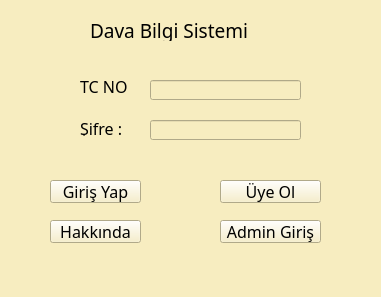
<?xml version="1.0" encoding="UTF-8"?>
<ui version="4.0">
 <class>Form</class>
 <widget class="QWidget" name="Form">
  <property name="geometry">
   <rect>
    <x>0</x>
    <y>0</y>
    <width>381</width>
    <height>297</height>
   </rect>
  </property>
  <property name="windowTitle">
   <string>Form</string>
  </property>
  <property name="styleSheet">
   <string notr="true">background-color:#F7EDC0;
color:black</string>
  </property>
  <widget class="QLabel" name="label">
   <property name="geometry">
    <rect>
     <x>80</x>
     <y>80</y>
     <width>47</width>
     <height>13</height>
    </rect>
   </property>
   <property name="font">
    <font>
     <family>MS Gothic</family>
     <pointsize>12</pointsize>
    </font>
   </property>
   <property name="text">
    <string>TC NO:</string>
   </property>
  </widget>
  <widget class="QLabel" name="label_2">
   <property name="geometry">
    <rect>
     <x>80</x>
     <y>120</y>
     <width>61</width>
     <height>16</height>
    </rect>
   </property>
   <property name="font">
    <font>
     <family>MS Gothic</family>
     <pointsize>12</pointsize>
    </font>
   </property>
   <property name="text">
    <string>Şifre :</string>
   </property>
  </widget>
  <widget class="QLineEdit" name="tcNo">
   <property name="geometry">
    <rect>
     <x>150</x>
     <y>80</y>
     <width>151</width>
     <height>20</height>
    </rect>
   </property>
  </widget>
  <widget class="QLineEdit" name="sifre">
   <property name="geometry">
    <rect>
     <x>150</x>
     <y>120</y>
     <width>151</width>
     <height>20</height>
    </rect>
   </property>
  </widget>
  <widget class="QPushButton" name="girisYap">
   <property name="geometry">
    <rect>
     <x>50</x>
     <y>180</y>
     <width>91</width>
     <height>23</height>
    </rect>
   </property>
   <property name="font">
    <font>
     <family>MS Gothic</family>
     <pointsize>12</pointsize>
    </font>
   </property>
   <property name="text">
    <string>Giriş Yap</string>
   </property>
  </widget>
  <widget class="QPushButton" name="uyeOl">
   <property name="geometry">
    <rect>
     <x>220</x>
     <y>180</y>
     <width>101</width>
     <height>23</height>
    </rect>
   </property>
   <property name="font">
    <font>
     <family>MS Gothic</family>
     <pointsize>12</pointsize>
    </font>
   </property>
   <property name="text">
    <string>Üye Ol</string>
   </property>
  </widget>
  <widget class="QPushButton" name="hakkinda">
   <property name="geometry">
    <rect>
     <x>50</x>
     <y>220</y>
     <width>91</width>
     <height>23</height>
    </rect>
   </property>
   <property name="font">
    <font>
     <family>MS Gothic</family>
     <pointsize>12</pointsize>
    </font>
   </property>
   <property name="text">
    <string>Hakkında</string>
   </property>
  </widget>
  <widget class="QPushButton" name="adminGiris">
   <property name="geometry">
    <rect>
     <x>220</x>
     <y>220</y>
     <width>101</width>
     <height>23</height>
    </rect>
   </property>
   <property name="font">
    <font>
     <family>MS Gothic</family>
     <pointsize>12</pointsize>
    </font>
   </property>
   <property name="text">
    <string>Admin Giriş</string>
   </property>
  </widget>
  <widget class="QLabel" name="label_3">
   <property name="geometry">
    <rect>
     <x>90</x>
     <y>20</y>
     <width>181</width>
     <height>21</height>
    </rect>
   </property>
   <property name="font">
    <font>
     <family>MS Gothic</family>
     <pointsize>14</pointsize>
    </font>
   </property>
   <property name="text">
    <string>Dava Bilgi Sistemi</string>
   </property>
  </widget>
 </widget>
 <resources/>
 <connections/>
</ui>
